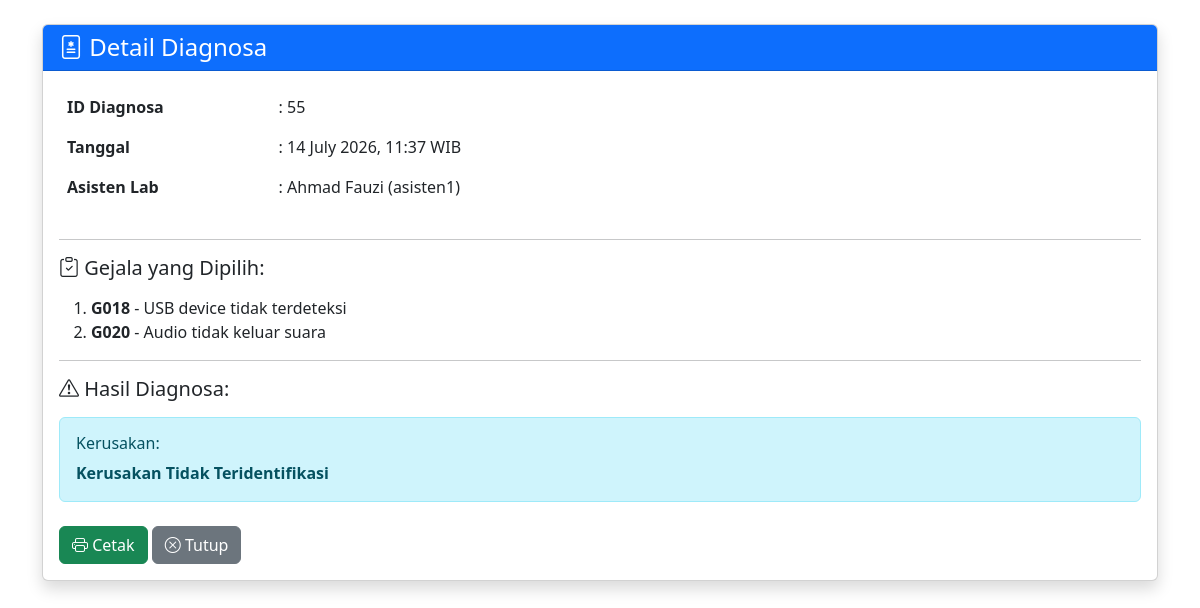
/Admin/detail_diagnosa.php?id=55 (signed in), run on an earlier commit of the app's database.
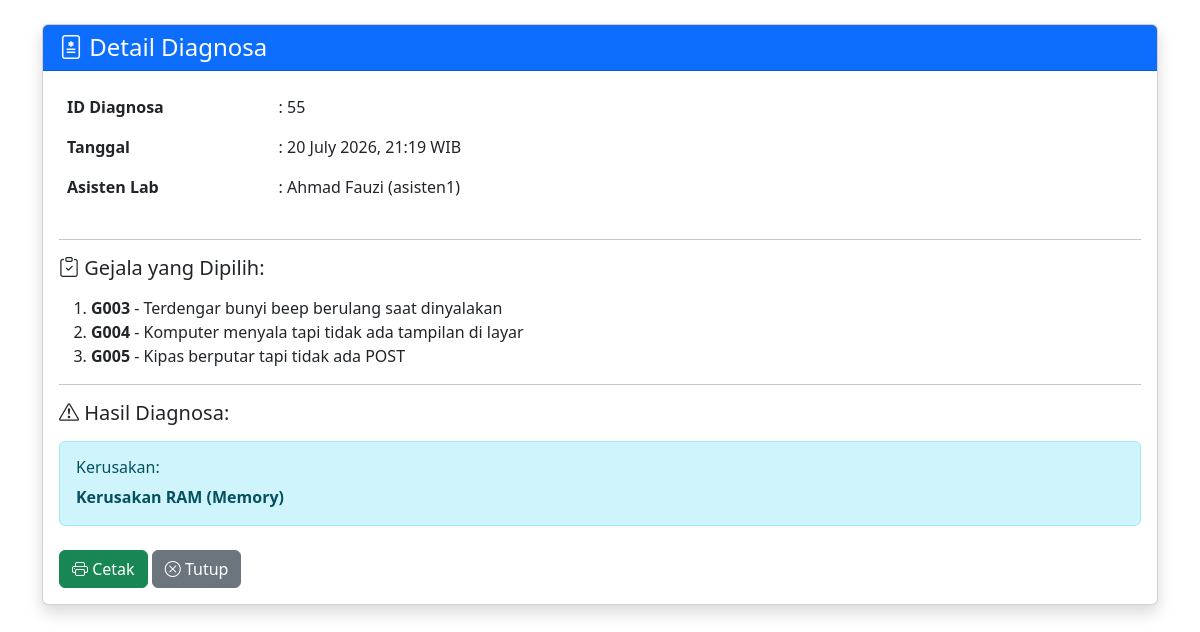
And on a later commit of the database.
### tables this page shows
CREATE TABLE `diagnosa` (
  `id_diagnosa` int(11) NOT NULL,
  `id_user` int(11) NOT NULL,
  `tanggal` datetime NOT NULL,
  `hasil_kerusakan` text NOT NULL
);

CREATE TABLE `gejala` (
  `id_gejala` int(11) NOT NULL,
  `kode_gejala` varchar(10) NOT NULL,
  `nama_gejala` text NOT NULL,
  `kata_kunci` text DEFAULT NULL
);

CREATE TABLE `users` (
  `id_user` int(11) NOT NULL,
  `username` varchar(50) NOT NULL,
  `password` varchar(255) NOT NULL,
  `role` enum('admin','asisten_lab') NOT NULL,
  `nama_lengkap` varchar(100) NOT NULL,
  `created_at` timestamp NOT NULL DEFAULT current_timestamp()
);

### Admin/detail_diagnosa.php (the view, shortened to what this page needs)
<?php
$id_diagnosa = isset($_GET['id']) ? mysqli_real_escape_string($koneksi, $_GET['id']) : '';
$query_diagnosa = "SELECT d.*, u.nama_lengkap, u.username
                   FROM diagnosa d
                   INNER JOIN users u ON d.id_user = u.id_user
                   WHERE d.id_diagnosa = '$id_diagnosa'";
$result = mysqli_query($koneksi, $query_diagnosa);
$diagnosa = mysqli_fetch_assoc($result);
$query_gejala = "SELECT g.* FROM diagnosa_detail dd
                 INNER JOIN gejala g ON dd.id_gejala = g.id_gejala
                 WHERE dd.id_diagnosa = '$id_diagnosa'";
$result_gejala = mysqli_query($koneksi, $query_gejala);
?>
<!DOCTYPE html>
<html lang="id">
<head>
    <link href="https://cdn.jsdelivr.net/npm/bootstrap@5.3.0/dist/css/bootstrap.min.css" rel="stylesheet">
    <link rel="stylesheet" href="https://cdn.jsdelivr.net/npm/bootstrap-icons@1.10.0/font/bootstrap-icons.css">
</head>
<body>
    <div class="container mt-4 mb-4">
        <div class="card shadow">
            <div class="card-header bg-primary text-white">
                <h4 class="mb-0"><i class="bi bi-file-medical"></i> Detail Diagnosa</h4>
            </div>
            <div class="card-body">
                <div class="row mb-3">
                    <div class="col-md-6">
                        <table class="table table-borderless">
                            <tr>
                                <td width="40%"><strong>ID Diagnosa</strong></td>
                                <td>: <?php echo $diagnosa['id_diagnosa']; ?></td>
                            </tr>
                            <tr>
                                <td><strong>Tanggal</strong></td>
                                <td>: <?php echo date('d F Y, H:i', strtotime($diagnosa['tanggal'])); ?> WIB</td>
                            </tr>
                            <tr>
                                <td><strong>Asisten Lab</strong></td>
                                <td>: <?php echo $diagnosa['nama_lengkap']; ?> (<?php echo $diagnosa['username']; ?>)</td>
                            </tr>
                        </table>
                    </div>
                </div>
                <hr>
                <h5 class="mb-3"><i class="bi bi-clipboard-check"></i> Gejala yang Dipilih:</h5>
                <ol>
                    <?php while($gejala = mysqli_fetch_assoc($result_gejala)): ?>
                    <li>
                        <strong><?php echo $gejala['kode_gejala']; ?></strong> -
                        <?php echo $gejala['nama_gejala']; ?>
                    </li>
                    <?php endwhile; ?>
                </ol>
                <hr>
                <h5 class="mb-3"><i class="bi bi-exclamation-triangle"></i> Hasil Diagnosa:</h5>
                <div class="alert alert-info">
                    <h6>Kerusakan:</h6>
                    <p class="mb-0"><strong><?php echo $diagnosa['hasil_kerusakan']; ?></strong></p>
                </div>
                <div class="no-print mt-4">
                    <button onclick="window.print()" class="btn btn-success">
                        <i class="bi bi-printer"></i> Cetak
                    </button>
                    <button onclick="window.close()" class="btn btn-secondary">
                        <i class="bi bi-x-circle"></i> Tutup
                    </button>
                </div>
            </div>
        </div>
    </div>
</body>
</html>

What changed in the data, as far as the page shows it:
no longer on this page (row edited): gejala: kode_gejala "G018", nama_gejala "USB device tidak terdeteksi"
no longer on this page (row edited): gejala: kode_gejala "G020", nama_gejala "Audio tidak keluar suara"
changed diagnosa "Ahmad Fauzi": tanggal "14 July 2026, 11:37" → "20 July 2026, 21:19"; hasil_kerusakan "Kerusakan Tidak Teridentifikasi" → "Kerusakan RAM (Memory)"
now on this page (row edited): gejala: kode_gejala "G003", nama_gejala "Terdengar bunyi beep berulang saat dinyalakan"
now on this page (row edited): gejala: kode_gejala "G004", nama_gejala "Komputer menyala tapi tidak ada tampilan di layar"
now on this page (row edited): gejala: kode_gejala "G005", nama_gejala "Kipas berputar tapi tidak ada POST"
